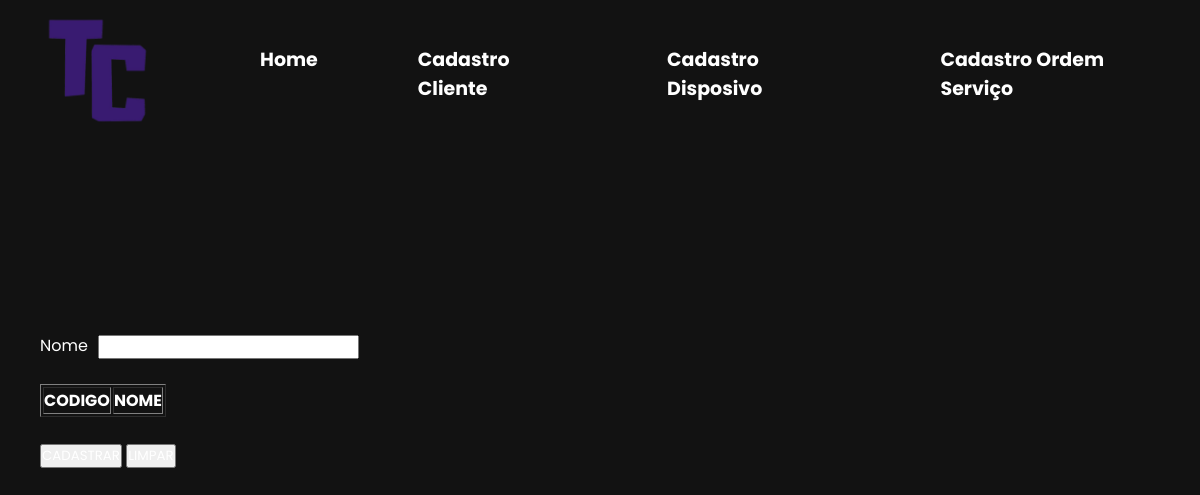
The app's page /cadcliente.php, older data.
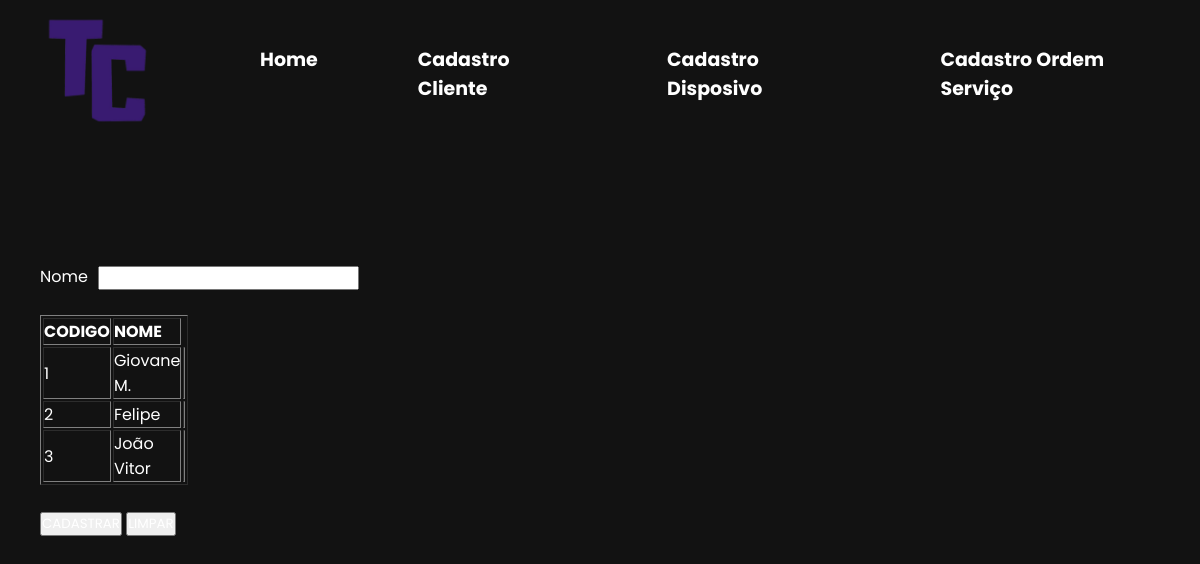
The same page, newer data.
### tables this page shows
CREATE TABLE cliente (
  id int(11),
  nome varchar(45)
);

### cadcliente.php (the view, shortened to what this page needs)
<!doctype HTML>
<html lang="pt-br">
    <head>
    <?php include "menu.php";?>
        <form style="color:white;"class="text" action=cadclienteenvio.php method=POST>
            Nome<input style="margin-left:10px;" type=text name=nome> <br> <br>
        <?php
            require('conexao.php');
            $result=mysqli_query($db, "SELECT * FROM cliente");
                echo "<table style='color:white;' width='25%' border='1px'><tr><td width='25%'><strong>CODIGO</strong></td>
                <td width='50%'><strong>NOME</strong></td></tr>";
                while($row = mysqli_fetch_assoc($result)) {
                    echo
                    "<tr>
                        <td>".$row['id']."</td><td>".$row['nome']."</td>
                        <td>"."<a href='alterarcliente.php?id=".$row['id']."'>
                        <img class='alterar' src='icones/alterar.png'title='Alterar Cliente'></a>"."</td>
                    </tr>";
                }
            echo"</table>";
        ?>
        <br>
            <input type=submit value=CADASTRAR>
            <input type=reset value=LIMPAR>
        </form>
    <?php include "rodape.php"?>

### menu.php
    <link rel="stylesheet" href="style.css">
</head>
<body>
    <section>
        <header>
            <a href="index.php"><img src="icones/logo removed.png" alt="" class="logo"></a>
            <nav class="navegation">
                <ul>
                    <li><a href="index.php"><strong>Home</strong></a></li>
                    <li><a href="cadcliente.php"><strong>Cadastro Cliente</strong></a></li>
                    <li><a href="caddispositivo.php"><strong>Cadastro Disposivo</strong></a></li>
                    <li><a href="cadordemservico.php"><strong>Cadastro Ordem Serviço</strong></a></li>
                </ul>
            </nav>
        </header>

### rodape.php
		</section>
	</body>
</html>

### style.css (style rules this page uses)
* { margin: 0; padding: 0; box-sizing: border-box; font-family: 'Poppins', sans-serif; color:white; }
section { position: relative; width: auto; min-height: 100vh; padding: 40px; display: flex; justify-content: space-between; align-items: center; background: #121212; overflow: hidden; }
header { position: absolute; top: 0; left: 0; width: 100%; padding: 10px 40px; display: flex; align-items: center; justify-content: space-between; }
header .logo { position: relative; max-width: 120px; }
header .navegation ul { position: relative; display: flex; }
header .navegation li { list-style: none; }
header .navegation li a { display: inline-block; color: #fff; font-weight: 500; text-decoration: none; font-size: 19px; margin-left: 100px; }

Row changes from the older to the newer data that the page shows:
added cliente: id "1", nome "Giovane M."
added cliente: id "2", nome "Felipe"
added cliente: id "3", nome "João Vitor"
